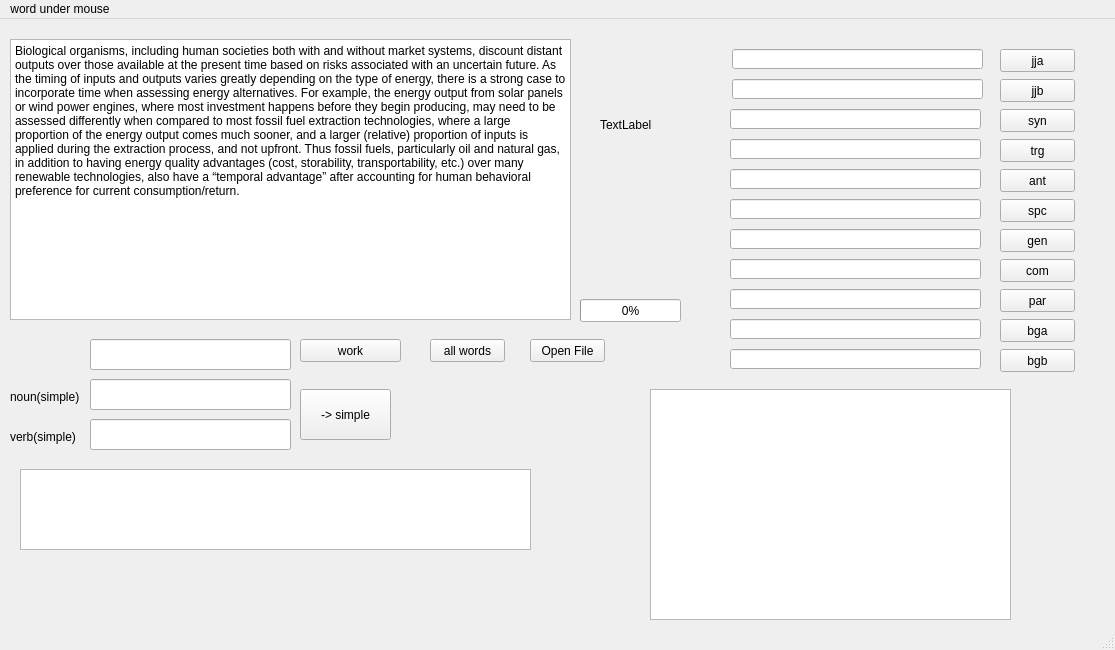
<?xml version="1.0" encoding="UTF-8"?>
<ui version="4.0">
 <class>MainWindow</class>
 <widget class="QMainWindow" name="MainWindow">
  <property name="geometry">
   <rect>
    <x>0</x>
    <y>0</y>
    <width>1115</width>
    <height>650</height>
   </rect>
  </property>
  <property name="windowTitle">
   <string>MainWindow</string>
  </property>
  <widget class="QWidget" name="centralwidget">
   <widget class="QTextEdit" name="inputText">
    <property name="geometry">
     <rect>
      <x>10</x>
      <y>20</y>
      <width>561</width>
      <height>281</height>
     </rect>
    </property>
    <property name="html">
     <string>&lt;!DOCTYPE HTML PUBLIC &quot;-//W3C//DTD HTML 4.0//EN&quot; &quot;http://www.w3.org/TR/REC-html40/strict.dtd&quot;&gt;
&lt;html&gt;&lt;head&gt;&lt;meta name=&quot;qrichtext&quot; content=&quot;1&quot; /&gt;&lt;style type=&quot;text/css&quot;&gt;
p, li { white-space: pre-wrap; }
&lt;/style&gt;&lt;/head&gt;&lt;body style=&quot; font-family:'Gulim'; font-size:9pt; font-weight:400; font-style:normal;&quot;&gt;
&lt;p style=&quot; margin-top:0px; margin-bottom:0px; margin-left:0px; margin-right:0px; -qt-block-indent:0; text-indent:0px;&quot;&gt;Biological organisms, including human societies both with and without market systems, discount distant outputs over those available at the present time based on risks associated with an uncertain future. As the timing of inputs and outputs varies greatly depending on the type of energy, there is a strong case to incorporate time when assessing energy alternatives. For example, the energy output from solar panels or wind power engines, where most investment happens before they begin producing, may need to be assessed differently when compared to most fossil fuel extraction technologies, where a large proportion of the energy output comes much sooner, and a larger (relative) proportion of inputs is applied during the extraction process, and not upfront. Thus fossil fuels, particularly oil and natural gas, in addition to having energy quality advantages (cost, storability, transportability, etc.) over many renewable technologies, also have a “temporal advantage” after accounting for human behavioral preference for current consumption/return.&lt;/p&gt;&lt;/body&gt;&lt;/html&gt;</string>
    </property>
   </widget>
   <widget class="QLineEdit" name="answerLine">
    <property name="geometry">
     <rect>
      <x>90</x>
      <y>320</y>
      <width>201</width>
      <height>31</height>
     </rect>
    </property>
   </widget>
   <widget class="QPushButton" name="workButton">
    <property name="geometry">
     <rect>
      <x>300</x>
      <y>320</y>
      <width>101</width>
      <height>23</height>
     </rect>
    </property>
    <property name="text">
     <string>work</string>
    </property>
   </widget>
   <widget class="QLabel" name="workLabel">
    <property name="geometry">
     <rect>
      <x>600</x>
      <y>90</y>
      <width>56</width>
      <height>31</height>
     </rect>
    </property>
    <property name="text">
     <string>TextLabel</string>
    </property>
   </widget>
   <widget class="QPushButton" name="jjaButton">
    <property name="geometry">
     <rect>
      <x>1000</x>
      <y>30</y>
      <width>75</width>
      <height>23</height>
     </rect>
    </property>
    <property name="text">
     <string>jja</string>
    </property>
   </widget>
   <widget class="QPushButton" name="jjbButton">
    <property name="geometry">
     <rect>
      <x>1000</x>
      <y>60</y>
      <width>75</width>
      <height>23</height>
     </rect>
    </property>
    <property name="text">
     <string>jjb</string>
    </property>
   </widget>
   <widget class="QPushButton" name="synButton">
    <property name="geometry">
     <rect>
      <x>1000</x>
      <y>90</y>
      <width>75</width>
      <height>23</height>
     </rect>
    </property>
    <property name="text">
     <string>syn</string>
    </property>
   </widget>
   <widget class="QPushButton" name="trgButton">
    <property name="geometry">
     <rect>
      <x>1000</x>
      <y>120</y>
      <width>75</width>
      <height>23</height>
     </rect>
    </property>
    <property name="text">
     <string>trg</string>
    </property>
   </widget>
   <widget class="QPushButton" name="antButton">
    <property name="geometry">
     <rect>
      <x>1000</x>
      <y>150</y>
      <width>75</width>
      <height>23</height>
     </rect>
    </property>
    <property name="text">
     <string>ant</string>
    </property>
   </widget>
   <widget class="QPushButton" name="spcButton">
    <property name="geometry">
     <rect>
      <x>1000</x>
      <y>180</y>
      <width>75</width>
      <height>23</height>
     </rect>
    </property>
    <property name="text">
     <string>spc</string>
    </property>
   </widget>
   <widget class="QPushButton" name="genButton">
    <property name="geometry">
     <rect>
      <x>1000</x>
      <y>210</y>
      <width>75</width>
      <height>23</height>
     </rect>
    </property>
    <property name="text">
     <string>gen</string>
    </property>
   </widget>
   <widget class="QPushButton" name="comButton">
    <property name="geometry">
     <rect>
      <x>1000</x>
      <y>240</y>
      <width>75</width>
      <height>23</height>
     </rect>
    </property>
    <property name="text">
     <string>com</string>
    </property>
   </widget>
   <widget class="QPushButton" name="parButton">
    <property name="geometry">
     <rect>
      <x>1000</x>
      <y>270</y>
      <width>75</width>
      <height>23</height>
     </rect>
    </property>
    <property name="text">
     <string>par</string>
    </property>
   </widget>
   <widget class="QPushButton" name="bgaButton">
    <property name="geometry">
     <rect>
      <x>1000</x>
      <y>300</y>
      <width>75</width>
      <height>23</height>
     </rect>
    </property>
    <property name="text">
     <string>bga</string>
    </property>
   </widget>
   <widget class="QPushButton" name="bgbButton">
    <property name="geometry">
     <rect>
      <x>1000</x>
      <y>330</y>
      <width>75</width>
      <height>23</height>
     </rect>
    </property>
    <property name="text">
     <string>bgb</string>
    </property>
   </widget>
   <widget class="QLineEdit" name="jjaLineEdit">
    <property name="geometry">
     <rect>
      <x>732</x>
      <y>30</y>
      <width>251</width>
      <height>20</height>
     </rect>
    </property>
   </widget>
   <widget class="QLineEdit" name="jjbLineEdit">
    <property name="geometry">
     <rect>
      <x>732</x>
      <y>60</y>
      <width>251</width>
      <height>20</height>
     </rect>
    </property>
   </widget>
   <widget class="QLineEdit" name="synLineEdit">
    <property name="geometry">
     <rect>
      <x>730</x>
      <y>90</y>
      <width>251</width>
      <height>20</height>
     </rect>
    </property>
   </widget>
   <widget class="QLineEdit" name="trgLineEdit">
    <property name="geometry">
     <rect>
      <x>730</x>
      <y>120</y>
      <width>251</width>
      <height>20</height>
     </rect>
    </property>
   </widget>
   <widget class="QLineEdit" name="antLineEdit">
    <property name="geometry">
     <rect>
      <x>730</x>
      <y>150</y>
      <width>251</width>
      <height>20</height>
     </rect>
    </property>
   </widget>
   <widget class="QLineEdit" name="spcLineEdit">
    <property name="geometry">
     <rect>
      <x>730</x>
      <y>180</y>
      <width>251</width>
      <height>20</height>
     </rect>
    </property>
   </widget>
   <widget class="QLineEdit" name="genLineEdit">
    <property name="geometry">
     <rect>
      <x>730</x>
      <y>210</y>
      <width>251</width>
      <height>20</height>
     </rect>
    </property>
   </widget>
   <widget class="QLineEdit" name="comLineEdit">
    <property name="geometry">
     <rect>
      <x>730</x>
      <y>240</y>
      <width>251</width>
      <height>20</height>
     </rect>
    </property>
   </widget>
   <widget class="QLineEdit" name="parLineEdit">
    <property name="geometry">
     <rect>
      <x>730</x>
      <y>270</y>
      <width>251</width>
      <height>20</height>
     </rect>
    </property>
   </widget>
   <widget class="QLineEdit" name="bgaLineEdit">
    <property name="geometry">
     <rect>
      <x>730</x>
      <y>300</y>
      <width>251</width>
      <height>20</height>
     </rect>
    </property>
   </widget>
   <widget class="QLineEdit" name="bgbLineEdit">
    <property name="geometry">
     <rect>
      <x>730</x>
      <y>330</y>
      <width>251</width>
      <height>20</height>
     </rect>
    </property>
   </widget>
   <widget class="QListWidget" name="fullListWidget">
    <property name="geometry">
     <rect>
      <x>20</x>
      <y>450</y>
      <width>511</width>
      <height>81</height>
     </rect>
    </property>
   </widget>
   <widget class="QTableWidget" name="fullTableWidget">
    <property name="geometry">
     <rect>
      <x>650</x>
      <y>370</y>
      <width>361</width>
      <height>231</height>
     </rect>
    </property>
   </widget>
   <widget class="QPushButton" name="toSimpleButton">
    <property name="geometry">
     <rect>
      <x>300</x>
      <y>370</y>
      <width>91</width>
      <height>51</height>
     </rect>
    </property>
    <property name="text">
     <string>-&gt; simple</string>
    </property>
   </widget>
   <widget class="QLineEdit" name="nounSimpleLineEdit">
    <property name="geometry">
     <rect>
      <x>90</x>
      <y>360</y>
      <width>201</width>
      <height>31</height>
     </rect>
    </property>
   </widget>
   <widget class="QLineEdit" name="verbSimpleLineEdit">
    <property name="geometry">
     <rect>
      <x>90</x>
      <y>400</y>
      <width>201</width>
      <height>31</height>
     </rect>
    </property>
   </widget>
   <widget class="QLabel" name="nounSimpleLabel">
    <property name="geometry">
     <rect>
      <x>10</x>
      <y>370</y>
      <width>81</width>
      <height>16</height>
     </rect>
    </property>
    <property name="text">
     <string>noun(simple)</string>
    </property>
   </widget>
   <widget class="QLabel" name="verbSimpleLabel">
    <property name="geometry">
     <rect>
      <x>10</x>
      <y>410</y>
      <width>81</width>
      <height>16</height>
     </rect>
    </property>
    <property name="text">
     <string>verb(simple)</string>
    </property>
   </widget>
   <widget class="QPushButton" name="openFileButton">
    <property name="geometry">
     <rect>
      <x>530</x>
      <y>320</y>
      <width>75</width>
      <height>23</height>
     </rect>
    </property>
    <property name="text">
     <string>Open File</string>
    </property>
   </widget>
   <widget class="QPushButton" name="allWordsButton">
    <property name="geometry">
     <rect>
      <x>430</x>
      <y>320</y>
      <width>75</width>
      <height>23</height>
     </rect>
    </property>
    <property name="text">
     <string>all words</string>
    </property>
   </widget>
   <widget class="QProgressBar" name="progressBar">
    <property name="geometry">
     <rect>
      <x>580</x>
      <y>280</y>
      <width>101</width>
      <height>23</height>
     </rect>
    </property>
    <property name="value">
     <number>0</number>
    </property>
   </widget>
  </widget>
  <widget class="QMenuBar" name="menubar">
   <property name="geometry">
    <rect>
     <x>0</x>
     <y>0</y>
     <width>1115</width>
     <height>21</height>
    </rect>
   </property>
   <widget class="QMenu" name="menuword_under_mouse">
    <property name="title">
     <string>word under mouse</string>
    </property>
   </widget>
   <addaction name="menuword_under_mouse"/>
  </widget>
  <widget class="QStatusBar" name="statusbar"/>
 </widget>
 <resources/>
 <connections/>
</ui>
